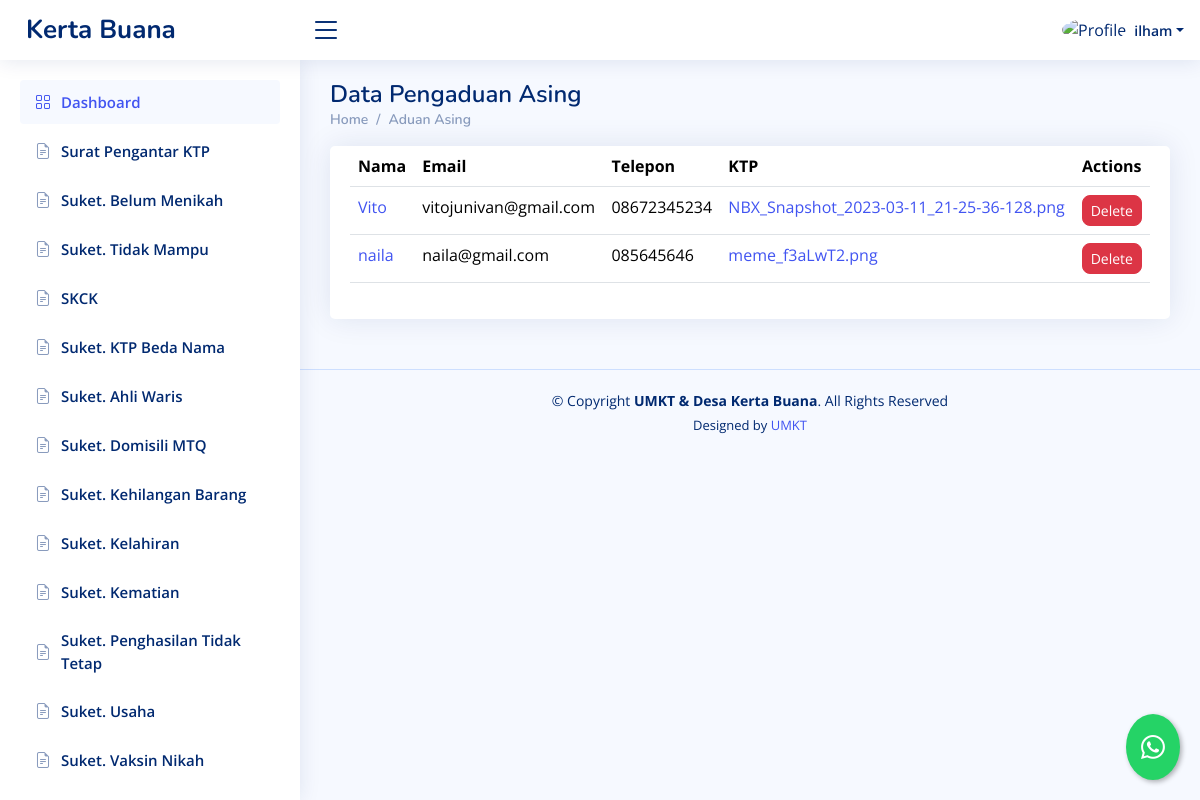
Page /dashboard/pengaduan-asing/ (signed in) on the earlier database version.
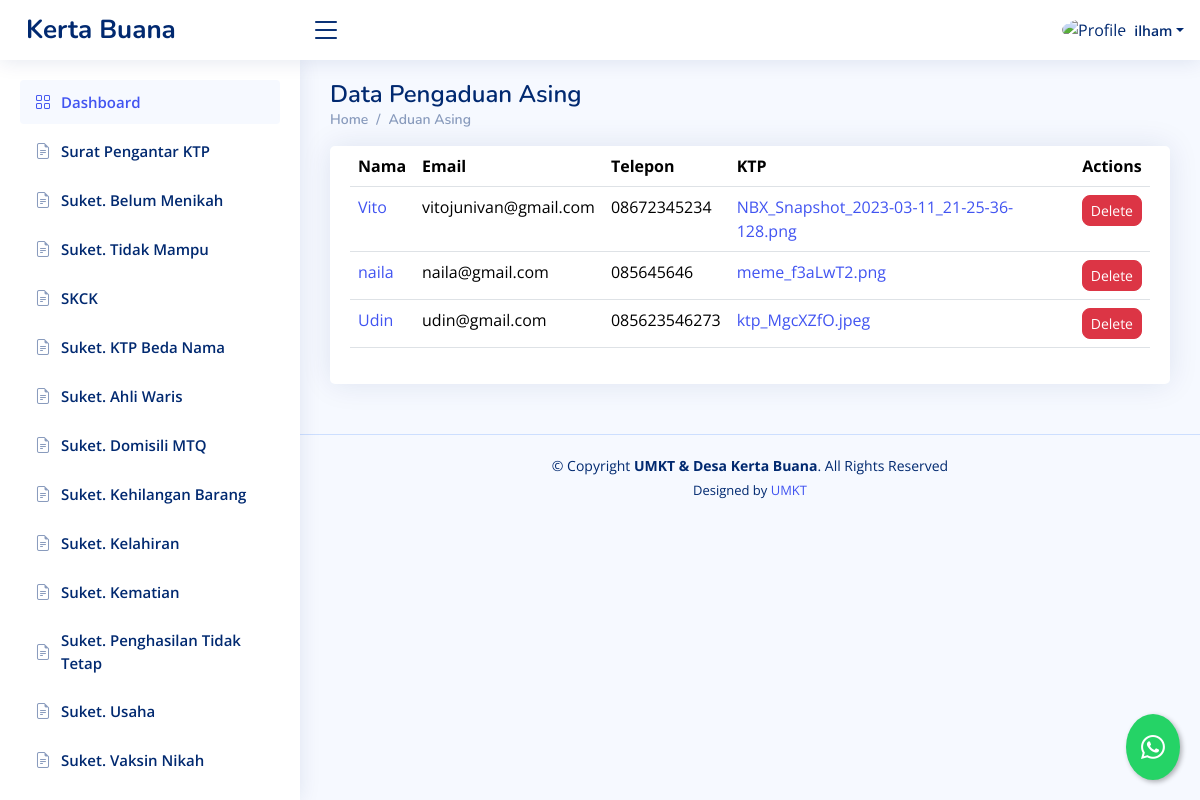
Same page on the later database version.
### dashboard/models.py (models this page shows, shortened)
class PengaduanAsing(models.Model):
    name = models.CharField(max_length=200, blank=True, null=True)
    email = models.CharField(max_length=200, blank=True, null=True)
    phone = models.CharField(max_length=200, blank=True, null=True)
    message = models.TextField(blank=True, null=True)
    ktp = models.URLField(blank=True, null=True)

### dashboard/views.py (the view)
# urls.py: path('pengaduan-asing/', datapengaduanasing, name='pengaduan_asing'),
@login_required
def datapengaduanasing(request):
    template_name = "backend/pengaduanasing.html"
    aduan = PengaduanAsing.objects.all()
    context = {
        "aduans":aduan,
    }
    return render(request,template_name, context)

### dashboard/templatetags/custom_filters.py (called while the page is built)
@register.filter
def filename(value):
    if not value:  # Cek apakah value kosong atau None
        return None
    return os.path.basename(value)

### templates/backend/pengaduanasing.html
{% extends "backend/base_ui.html" %} {% load static %} {% load custom_filters %}
{% block konten %}
<div class="pagetitle">
  <h1>Data Pengaduan Asing</h1>
  <nav>
    <ol class="breadcrumb">
      <li class="breadcrumb-item"><a href="{url 'dashboard'}">Home</a></li>
      <li class="breadcrumb-item">Aduan Asing</li>
    </ol>
  </nav>
</div>
<section class="section">
  <div class="row">
    <div class="col-lg-12">
      <div class="card">
        <div class="card-body">
          <div class="table-responsive">
            <table class="table datatable">
              <thead>
                <tr>
                  <th>Nama</th>
                  <th>Email</th>
                  <th>Telepon</th>
                  <th>KTP</th>
                  <th class="text-center">Actions</th>
                </tr>
              </thead>
              <tbody>
                {% for aduan in aduans %}
                <tr>
                  <td><a href="{% url 'detail_pengaduan_asing' aduan.id %}">{{ aduan.name }}</a></td>
                  <td>{{ aduan.email }}</td>
                  <td>{{ aduan.phone }}</td>
                  <td>
                    <a href="{{ aduan.ktp }}">{{ aduan.ktp|filename }}</a>
                  </td>
                  <td class="text-center">
                    <div
                      class="btn-group gap-3"
                      role="group"
                      aria-label="Action buttons"
                    >
                      <a
                        href="{% url 'delete_pengaduan_asing' aduan.id %}"
                        class="text-decoration-none"
                      >
                        <button
                          type="button"
                          class="btn btn-danger btn-sm rounded-3"
                        >
                          Delete
                        </button>
                      </a>
                    </div>
                  </td>
                </tr>
                {% endfor %}
              </tbody>
            </table>
          </div>
        </div>
      </div>
    </div>
  </div>
</section>
{% endblock konten %}

Differences in the rows shown:
added PengaduanAsing: name "Udin", email "udin@gmail.com", phone "085623546273", ktp|filename "ktp_MgcXZfO.jpeg"
